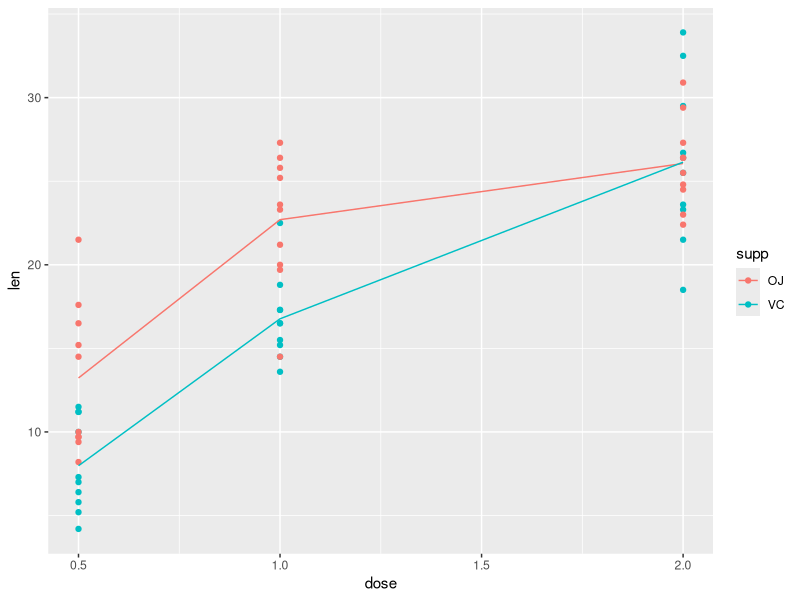

The R script that drew this image:
## ---- chunk 1
knitr::opts_chunk$set(echo = TRUE)
## ---- chunk 2
library(datasets)
str(ToothGrowth)
summary(ToothGrowth)
## ---- chunk 3
library(ggplot2)
datamean <- aggregate(len~.,data=ToothGrowth,mean)
plot <- ggplot(ToothGrowth,aes(x=dose,y=len))
plot <- plot + geom_point(aes(group=supp,colour=supp))
plot <- plot + geom_line(data=datamean,aes(group=supp,colour=supp))
plot
## ---- chunk 4
data_OJ <- ToothGrowth[31:60,]
data_VC <- ToothGrowth[1:30,]
len_difference <- data_OJ$len - data_VC$len
data <- data.frame(len_difference, data_OJ$dose)
names(data) <- c("len_difference", "dose")
## ---- chunk 5
dose_0.5 <- subset(data, dose == 0.5)
t.test(dose_0.5)
## ---- chunk 6
dose_1.0 <- subset(data, dose == 1.0)
t.test(dose_1.0)
## ---- chunk 7
dose_1.0 <- subset(data, dose == 2.0)
t.test(dose_1.0)
